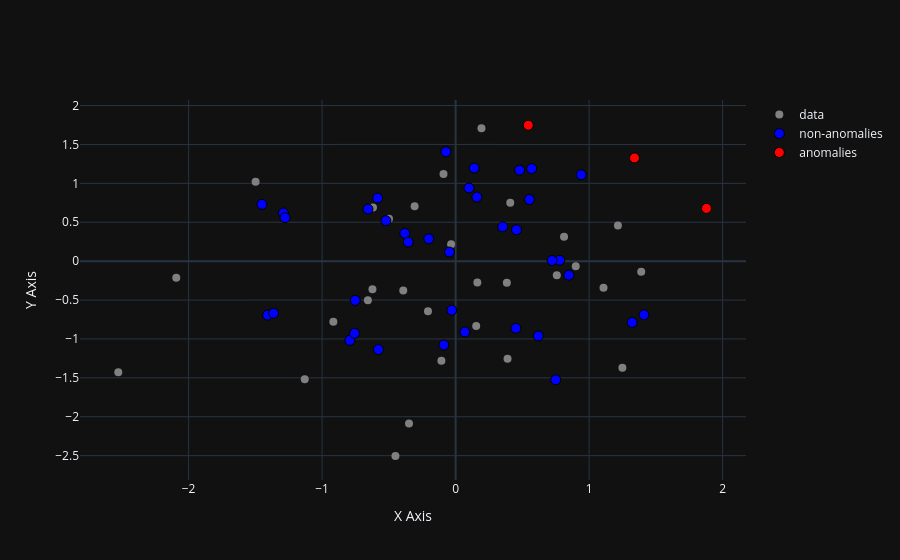

The notebook cell saved with this chart:
### Markdown cell above
Plot the original data points (in gray) and the new data points by marking the anomalous ones:

### Code cell
df0 = gnnObj.take_data()

dfClassified = gnnObj.classify(dfPoints2).take_value()
dfCombined = dfPoints2.join(dfClassified)

df1 = dfCombined[dfCombined["Label"] == True]
df2 = dfCombined[dfCombined["Label"] == False]

fig = go.Figure()

# Original data points
fig.add_trace(go.Scatter(
    x=df0['X'],
    y=df0['Y'],
    mode='markers',
    marker=dict(size=8, color='gray'),
    name='data'
))

# Non-anomaly points
fig.add_trace(go.Scatter(
    x=df1['X'],
    y=df1['Y'],
    mode='markers',
    marker=dict(size=10, color='blue', line=dict(width=1, color='black')),
    name='non-anomalies'
))

# Anomaly points
fig.add_trace(go.Scatter(
    x=df2['X'],
    y=df2['Y'],
    mode='markers',
    marker=dict(size=10, color='red', line=dict(width=1, color='black')),
    name='anomalies'
))

fig.update_layout(
    template="plotly_dark",
    xaxis_title="X Axis",
    yaxis_title="Y Axis"
)

fig.show()

### Figure 1 — Plotly figure (JSON) as saved in the notebook; plotly's stock layout.template omitted (floating-point values rounded to 4 significant figures)
{"data": [{"marker": {"color": "gray", "size": 8}, "mode": "markers", "name": "data", "type": "scatter", "x": [-0.9159, 0.389, 0.1542, -2.527, -0.4509, -0.2071, 1.39, 0.1627, 1.216, -0.6192, 0.1937, 0.4091, -1.498, -0.3922, -0.6231, 0.3836, 0.8121, 0.7578, -0.1064, -1.13, -0.3071, -0.6574, -0.4991, -0.09059, 1.249, 0.8999, -0.03378, -0.3491, -2.092, 1.108], "y": [-0.7795, -1.256, -0.8328, -1.428, -2.505, -0.6442, -0.1362, -0.276, 0.4587, 0.6896, 1.707, 0.7515, 1.02, -0.3786, -0.3601, -0.2776, 0.3123, -0.182, -1.282, -1.519, 0.7049, -0.501, 0.5455, 1.119, -1.369, -0.0668, 0.2173, -2.086, -0.2123, -0.3404]}, {"marker": {"color": "blue", "line": {"color": "black", "width": 1}, "size": 10}, "mode": "markers", "name": "non-anomalies", "type": "scatter", "x": [-0.7926, -1.408, 0.1391, -1.291, 0.479, -1.451, -0.5845, 0.6195, -0.5785, 0.06918, 1.411, -0.04616, -0.6563, 0.1592, 0.9409, 0.4512, -1.364, 0.7794, 0.5526, 0.1005, -0.3809, 0.7499, 0.4558, 0.7223, -0.07273, -0.2014, -0.3547, 0.8485, 0.3531, 1.322, -1.278, -0.5222, 0.5695, -0.752, -0.7572, -0.02855, -0.08828], "y": [-1.018, -0.6933, 1.196, 0.6185, 1.17, 0.7301, 0.8111, -0.9614, -1.136, -0.9097, -0.6903, 0.1177, 0.6692, 0.8234, 1.11, -0.8634, -0.6689, 0.01112, 0.7926, 0.941, 0.3575, -1.525, 0.4023, 0.008045, 1.407, 0.2874, 0.2454, -0.1801, 0.4411, -0.7878, 0.5589, 0.5213, 1.189, -0.5042, -0.9277, -0.6303, -1.077]}, {"marker": {"color": "red", "line": {"color": "black", "width": 1}, "size": 10}, "mode": "markers", "name": "anomalies", "type": "scatter", "x": [1.879, 0.5444, 1.34], "y": [0.6783, 1.747, 1.327]}], "layout": {"xaxis": {"title": {"text": "X Axis"}}, "yaxis": {"title": {"text": "Y Axis"}}}}
